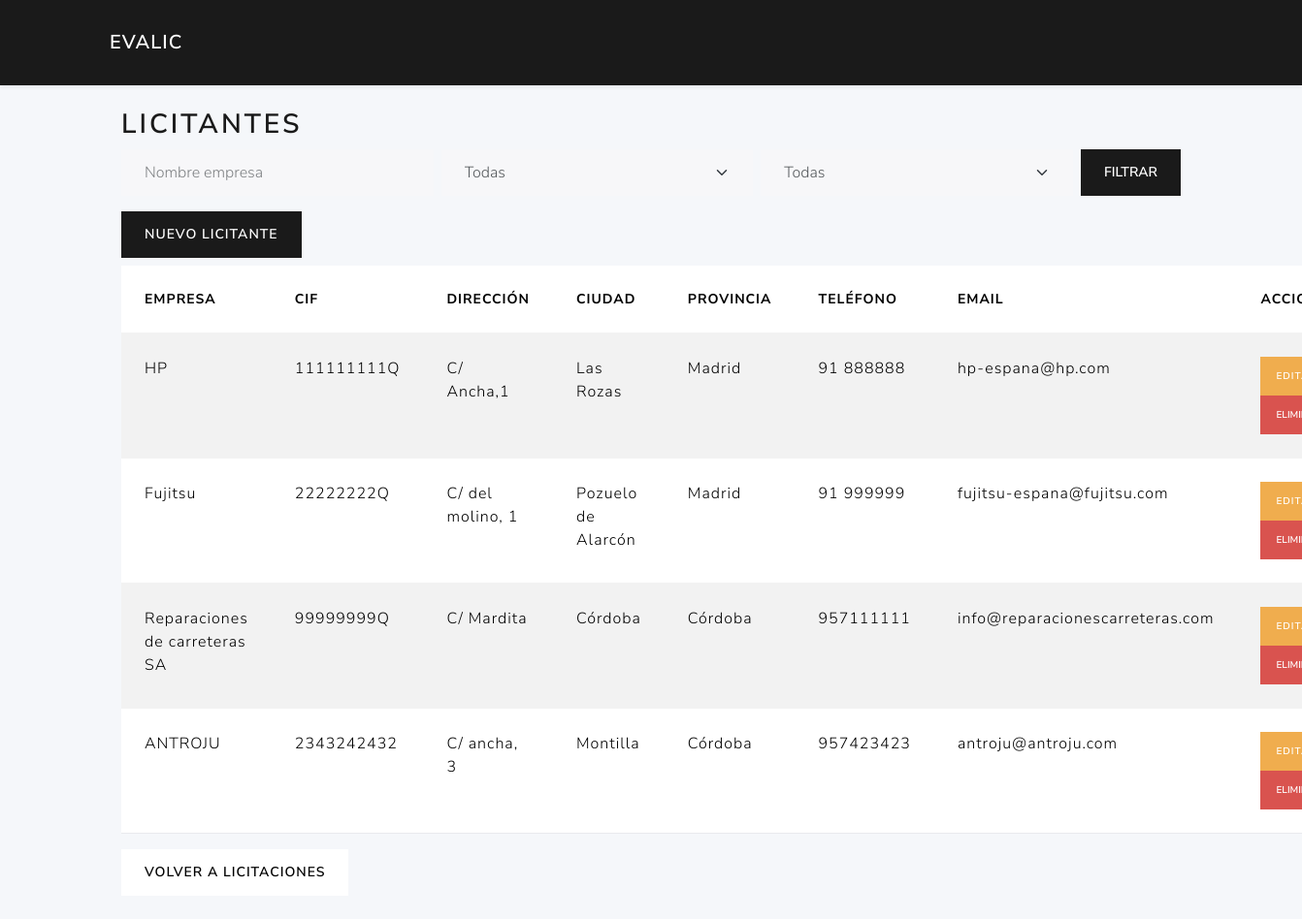
The page /licitantes/ on the database its author committed.
### tables this page shows
CREATE TABLE licitantes (
        id  INTEGER PRIMARY KEY AUTOINCREMENT,
        nombreempresa TEXT NOT NULL,
        cif text NOT NULL,
        direccion text,
        ciudad text,
        provincia text,
        telefono text,
        email text                                                                                                                            
    );

### routes/licitantes_routes.py (the view)
@licitantes_bp.route('/')
def index():
    licitacion_id = request.args.get('licitacion_id', type=int)
    all_licitantes = list_licitantes_logic()
    lics = all_licitantes
    filtro_nombre    = request.args.get('filtro_nombre',   '').strip()
    filtro_provincia = request.args.get('filtro_provincia','')
    filtro_ciudad    = request.args.get('filtro_ciudad',   '')
    if filtro_nombre:
        lics = [
            l for l in lics
            if filtro_nombre.lower() in (l['nombreempresa'] or '').lower()
        ]
    if filtro_provincia:
        lics = [
            l for l in lics
            if l['provincia'] == filtro_provincia
        ]
    if filtro_ciudad:
        lics = [
            l for l in lics
            if filtro_ciudad.lower() in (l['ciudad'] or '').lower()
        ]
    provincias = sorted({l['provincia'] for l in all_licitantes if l['provincia']})
    ciudades   = sorted({l['ciudad']    for l in all_licitantes if l['ciudad']})
    return render_template(
        'licitantes/index.html',
        licitantes=lics,
        licitacion_id=licitacion_id,
        provincias=provincias,
        ciudades=ciudades,
        request=request
    )

### models/dao.py (called while the page is built)
def close_connection(exception):
    db = getattr(g, '_database', None)
    if db is not None:
        db.close()

def get_db(app):
    if 'sqlite_db' not in g:
        g.sqlite_db = sqlite3.connect(
            app.config['DATABASE'],
            detect_types=sqlite3.PARSE_DECLTYPES
        )
        g.sqlite_db.row_factory = sqlite3.Row
    return g.sqlite_db

### models/licitantes_data.py (called while the page is built)
def list_licitantes(db):
    cur = db.execute(
        "SELECT id, nombreempresa, cif, direccion, ciudad, provincia, telefono, email FROM licitantes ORDER BY id"
    )
    return cur.fetchall()

### services/licitante_service.py (called while the page is built)
def list_licitantes_logic():
    db = get_db(current_app)
    return list_licitantes(db)

### templates/licitantes/index.html (shortened to what this page needs)
{% extends 'base.html' %}
{% block content %}
<div class="container">
  <h2>Licitantes</h2>
  <form method="get" class="row g-2 mb-3 align-items-end">
    <div class="col">
      <input
        type="text"
        class="form-control"
        id="filtro_nombre"
        name="filtro_nombre"
        placeholder="Nombre empresa"
        value="{{ request.args.get('filtro_nombre','') }}"
      >
    </div>
    <div class="col">
      <select
        class="form-select"
        id="filtro_provincia"
        name="filtro_provincia"
      >
        <option value="">Todas</option>
      </select>
    </div>
    <div class="col">
      <select
        class="form-select"
        id="filtro_ciudad"
        name="filtro_ciudad"
      >
        <option value="">Todas</option>
      </select>
    </div>
    <div class="col-auto ms-auto">
      <button type="submit" class="btn btn-primary">Filtrar</button>
    </div>
  </form>
  <a href="{{ url_for('licitantes.new') }}" class="btn btn-primary mb-2">Nuevo Licitante</a>
  <table class="table table-striped">
    <thead>
      <tr>
        <th>Empresa</th>
        <th>CIF</th>
        <th>Dirección</th>
        <th>Ciudad</th>
        <th>Provincia</th>
        <th>Teléfono</th>
        <th>Email</th>
        <th>Acciones</th>
      </tr>
    </thead>
    <tbody>
      {% for lic in licitantes %}
      <tr>
        <td>{{ lic.nombreempresa }}</td>
        <td>{{ lic.cif }}</td>
        <td>{{ lic.direccion }}</td>
        <td>{{ lic.ciudad }}</td>
        <td>{{ lic.provincia }}</td>
        <td>{{ lic.telefono }}</td>
        <td>{{ lic.email }}</td>
        <td>
          <a href="{{ url_for('licitantes.edit', id=lic.id) }}" class="btn btn-sm btn-warning">Editar</a>
          <form method="post" action="{{ url_for('licitantes.delete', id=lic.id) }}" style="display:inline">
            <button class="btn btn-sm btn-danger" onclick="return confirm('Eliminar licitante?')">Eliminar</button>
          </form>
        </td>
      </tr>
      {% endfor %}
    </tbody>
  </table>
  {% if licitacion_id %}
  <a href="{{ url_for('ofertas.index', licitacion_id=licitacion_id) }}" class="btn btn-secondary">
    Volver a Ofertas
  </a>
{% else %}
  <a href="{{ url_for('licitaciones.index') }}" class="btn btn-secondary">
    Volver a Licitaciones
  </a>
{% endif %}
</div>
{% endblock %}

### templates/base.html (style rules this page uses)
body { background:#f5f7fa; }

### rows shown on the page
licitantes: nombreempresa "HP", cif "111111111Q", direccion "C/ Ancha,1", ciudad "Las Rozas", provincia "Madrid", telefono "91 888888", email "hp-espana@hp.com"
licitantes: nombreempresa "Fujitsu", cif "22222222Q", direccion "C/ del molino, 1", ciudad "Pozuelo de Alarcón", provincia "Madrid", telefono "91 999999", email "fujitsu-espana@fujitsu.com"
licitantes: nombreempresa "Reparaciones de carreteras SA", cif "99999999Q", direccion "C/ Mardita", ciudad "Córdoba", provincia "Córdoba", telefono "957111111", email "info@reparacionescarreteras.com"
licitantes: nombreempresa "ANTROJU", cif "2343242432", direccion "C/ ancha, 3", ciudad "Montilla", provincia "Córdoba", telefono "957423423", email "antroju@antroju.com"
